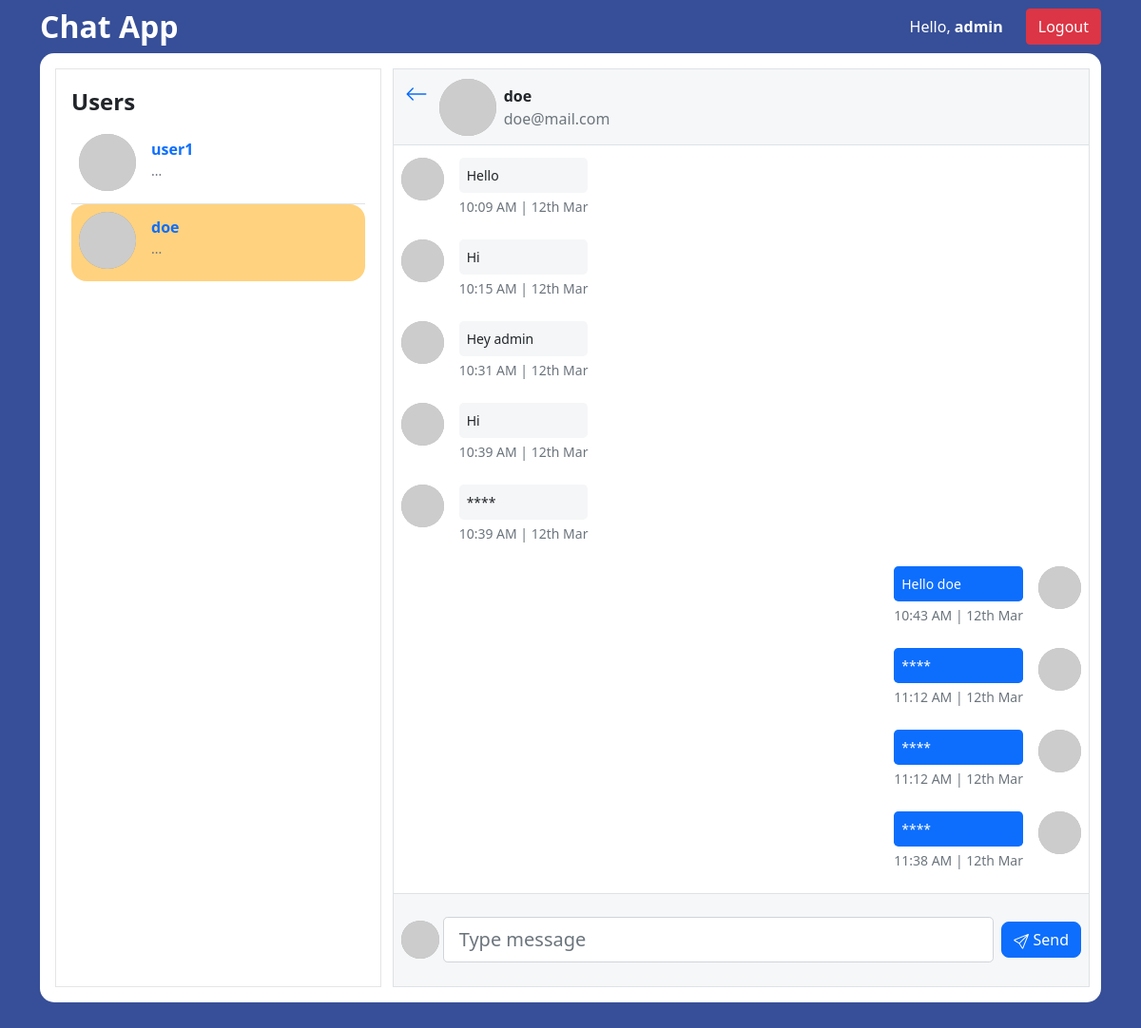
Screenshot of /chat/doe/ (signed in) with the database file from the repository.
### chat/models.py (models this page shows, shortened)
class Message(models.Model):
    sender = models.ForeignKey(User, on_delete=models.CASCADE, related_name="sender")
    recipient = models.ForeignKey(User, on_delete=models.CASCADE, related_name="recipient")
    message = models.TextField()
    date = models.DateTimeField(auto_now_add=True)
    is_read = models.BooleanField(default=False)
    class Meta:
        ordering = ('-date', )
    def __str__(self):
        return f'{self.message}'
    def sent(self, request):
        if self.sender.id == request.user.id:
            return True
        return False
    @staticmethod
    def get_all_messages(id_1, id_2):
        messages = []
        sender_messages = Message.objects.filter(sender_id=id_1, recipient_id=id_2).order_by('-date')
        for x in range(len(sender_messages)):
            sender_messages[x].is_read = True
            messages.append(sender_messages[x])
        recipient_messages = Message.objects.filter(sender_id=id_2, recipient_id=id_1).order_by('-date')
        for x in range(len(recipient_messages)):
            recipient_messages[x].is_read = True
            messages.append(recipient_messages[x])
        messages.sort(key=lambda x: x.date, reverse=False)
        return messages

### chat/views.py (the view)
# urls.py: path("<str:room_name>/", views.room, name="room"),
@login_required
def room(request, room_name):
    users = User.objects.all().exclude(username=request.user) # other users except the current user
    sender = request.user
    recipient = get_object_or_404(User, username=room_name)
    if (request.method == 'POST'):
        message = request.POST.get("message")
        if message:
            Message.objects.create(sender=sender, recipient=recipient, message=message)
    messages = Message.get_all_messages(id_1=sender.id, id_2=recipient.id)
    return render(request, "chat/chat.html", {
        "room_name": room_name,
        "users": users,
        "messages": messages,
        "recipient": recipient,
    })

### chat_app/custom_tags.py (called while the page is built)
@register.simple_tag
def is_sent(message, request):
    return message.sent(request)

@register.filter
def get_profile_pic(user, size=100):
    id = (int(user.id) * 10)
    return f"https://picsum.photos/id/{id}/{size}"

### chat/templates/chat/chat.html (shortened to what this page needs)
{% extends "base.html" %}
{% load static custom_tags %}
{% block body %}
<section style="background-color: var(--primary-color); height: 100%">
	<div
		class="container d-flex flex-row justify-content-between align-items-center"
		style="height: var(--top-nav-h);"
	>
		<p class="text-white app-title" style="margin: 0;">Chat App</p>
		<div class="d-flex flex-row align-items-center">
			<span class="mx-4 text-white d-block">Hello, <b>{{user}}</b></span>
			<a href="{% url 'logout' %}" class="btn btn-danger">Logout</a>
		</div>
	</div>
	<div class="container" style="height: var(--bottom-height)">
		<div class="row">
			<div class="col-md-12">
				<div class="card pe-md-2 border-0" id="chat3" style="border-radius: 15px; overflow: hidden;">
					<div class="card-body cont-p">
						<div class="row x">
							<div class="col-md-6 col-lg-5 col-xl-4 mb-4 mb-md-0 {% if room_name %}d-none d-md-block{% endif %}">
								<div class="p-3 bd-up-show" style="height: 100%; overflow: hidden;">
									<div class="mb-2" style="font-weight: bold; font-size: 1.5rem;">
										Users
									</div>
									<div
										data-mdb-perfect-scrollbar="true"
										class="scroll-container"
										style="position: relative; height: 90%;"
									>
										<ul class="list-unstyled mb-0">
											{% for user in users %}
											{% include 'chat/user.html' with user=user %}
											{% endfor %}
										</ul>
									</div>
								</div>
							</div>
							{% if room_name %}
							<div class="col-md-6 col-lg-7 col-xl-8 ps-0 pe-0 control-height border bd-c" style="position: relative;">
								<div class="d-flex justify-content-start align-items-center border-bottom bd-c"
									style="height: var(--chat-top-h); background-color: var(--chat-bg);"
								>
									<a href="{% url 'chat:index' %}" class="d-block text-black align-self-start" style="margin: 12px 12px 0;">
										<svg xmlns="http://www.w3.org/2000/svg" width="24" height="24" fill="currentColor" class="bi bi-arrow-left" viewBox="0 0 16 16">
											<path fill-rule="evenodd" d="M15 8a.5.5 0 0 0-.5-.5H2.707l3.147-3.146a.5.5 0 1 0-.708-.708l-4 4a.5.5 0 0 0 0 .708l4 4a.5.5 0 0 0 .708-.708L2.707 8.5H14.5A.5.5 0 0 0 15 8z"/>
										</svg>
									</a>
									<img
										src={{recipient|get_profile_pic}}
										alt="recipient profile picture"
										class="p-img"
										style="width: 60px; height: 60px; margin-right: 0.5rem; border-radius: 50%;"
										width="60px"
										height="60px"
									/>
									<div class="d-flex flex-column gap-0">
										<span class="font-weight-bold" style="font-weight: bold;">{{recipient.username}}</span>
										<span class="text-muted">{{recipient.email}}</span>
									</div>
								</div>
								<div
									id="messages-container"
									data-mdb-perfect-scrollbar="true"
									class="pt-3 px-2 scroll-container"
									style="position: relative; height: var(--chat-messages-h);"
								>
									{% for message in messages %}
										{% is_sent message request as sent %}
										{% include 'chat/message.html' with sent=sent message=message %}
									{% endfor %}
								</div>
								<div
									id="chat-input-container"
									class="text-muted d-flex justify-content-between align-items-center p-2 border-top bd-c"
									style="
										position: absolute;
										left: 0;
										bottom: 0;
										width: 100%;
										height: calc(var(--chat-bottom-h) - 2px);
										background-color: var(--chat-bg);
										gap: 0.25rem;
									"
								>
									<img
										src={{user|get_profile_pic}}
										class="p-img"
										alt="my profile picture"
										style="width: 40px; height: 40px; border-radius: 50%; display: block;"
										width="40px"
										height="40px"
									/>
									<input
										type="text"
										class="form-control form-control-lg"
										id="chat-message-input"
										placeholder="Type message"
										style="width: auto; flex-grow: 1;"
									/>
									<button id="chat-message-submit" type="button" class="btn btn-primary" style="margin-left: 0.25rem; border-radius: 8px;">
										Send
									</button>
								</div>
							</div>
							{% else %}
							<div class="col-md-6 col-lg-7 col-xl-8 d-none d-md-block control-height">
								<p style="text-align: center; margin-top: 10rem; font-weight: bold; font-size: 1.5rem;">
									Select user to Chat with
								</p>
							</div>
							{% endif %}
						</div>
					</div>
				</div>
			</div>
		</div>
	</div>
</section>
{% endblock body %}

### chat/templates/chat/user.html (shortened to what this page needs)
{% load custom_tags %}
<li class="chat-user p-2{% if not forloop.last %} border-bottom{% endif %}{% if room_name == user.username %} active{% endif %}">
	<a href="{% url 'chat:room' room_name=user %}" class="d-flex justify-content-between">
		<div class="d-flex flex-row">
			<div>
				<img
					src={{user|get_profile_pic}}
					alt="avatar"
					class="d-flex align-self-center me-3 p-img"
					style="width: 60px; height: 60px; border-radius: 50%;"
					width="60px"
					height="60px"
				/>
			</div>
			<div class="pt-1">
				<p class="fw-bold mb-0">{{user.username}}</p>
				<p class="small text-muted">...</p>
			</div>
		</div>
	</a>
</li>

### chat/templates/chat/message.html
{% load tz custom_tags %}
{% if sent %}
<div class="d-flex flex-row justify-content-end mb-2" style="max-width: 60%; margin-left: auto;">
	<div>
		<p class="small p-2 me-3 mb-1 text-white rounded-3 bg-primary">
			{{ message }}
		</p>
		<p class="small me-3 mb-3 rounded-3 text-muted">{{ message.date | localtime | date:"H:i A | jS M" }}</p>
	</div>
	<img
		src={{user|get_profile_pic}}
		alt="sender profile picture"
		class="p-img"
		style="width: 45px; height: 45px; border-radius: 50%;"
		width="45px"
		height="45px"
	/>
</div>
{% else %}
<div class="d-flex flex-row justify-content-start mb-2" style="max-width: 60%">
	<img
		src={{recipient|get_profile_pic}}
		alt="recipient profile picture"
		class="p-img"
		style="width: 45px; height: 45px; border-radius: 50%;"
		width="45px"
		height="45px"
	/>
	<div>
		<p
			class="small p-2 ms-3 mb-1 rounded-3"
			style="background-color: #f5f6f7"
		>
			{{ message }}
		</p>
		<p class="small ms-3 mb-3 rounded-3 text-muted float-end">{{ message.date | localtime | date:"H:i A | jS M" }}</p>
	</div>
</div>
{% endif %}

### rows the page displays
Message: message "Hello", date|jS "10:09 AM | 12th Mar"
Message: message "Hi", date|jS "10:15 AM | 12th Mar"
Message: message "Hey admin", date|jS "10:31 AM | 12th Mar"
Message: message "Hi", date|jS "10:39 AM | 12th Mar"
Message: message "****", date|jS "10:39 AM | 12th Mar"
Message: message "Hello doe", date|jS "10:43 AM | 12th Mar"
Message: message "****", date|jS "11:12 AM | 12th Mar"
Message: message "****", date|jS "11:12 AM | 12th Mar"
Message: message "****", date|jS "11:38 AM | 12th Mar"

### other values shown
{{ user }} "admin"
{{ user.username }} "user1"
{{ user.username }} "doe"
{{ recipient.username }} "doe"
{{ recipient.email }} "doe@mail.com"
